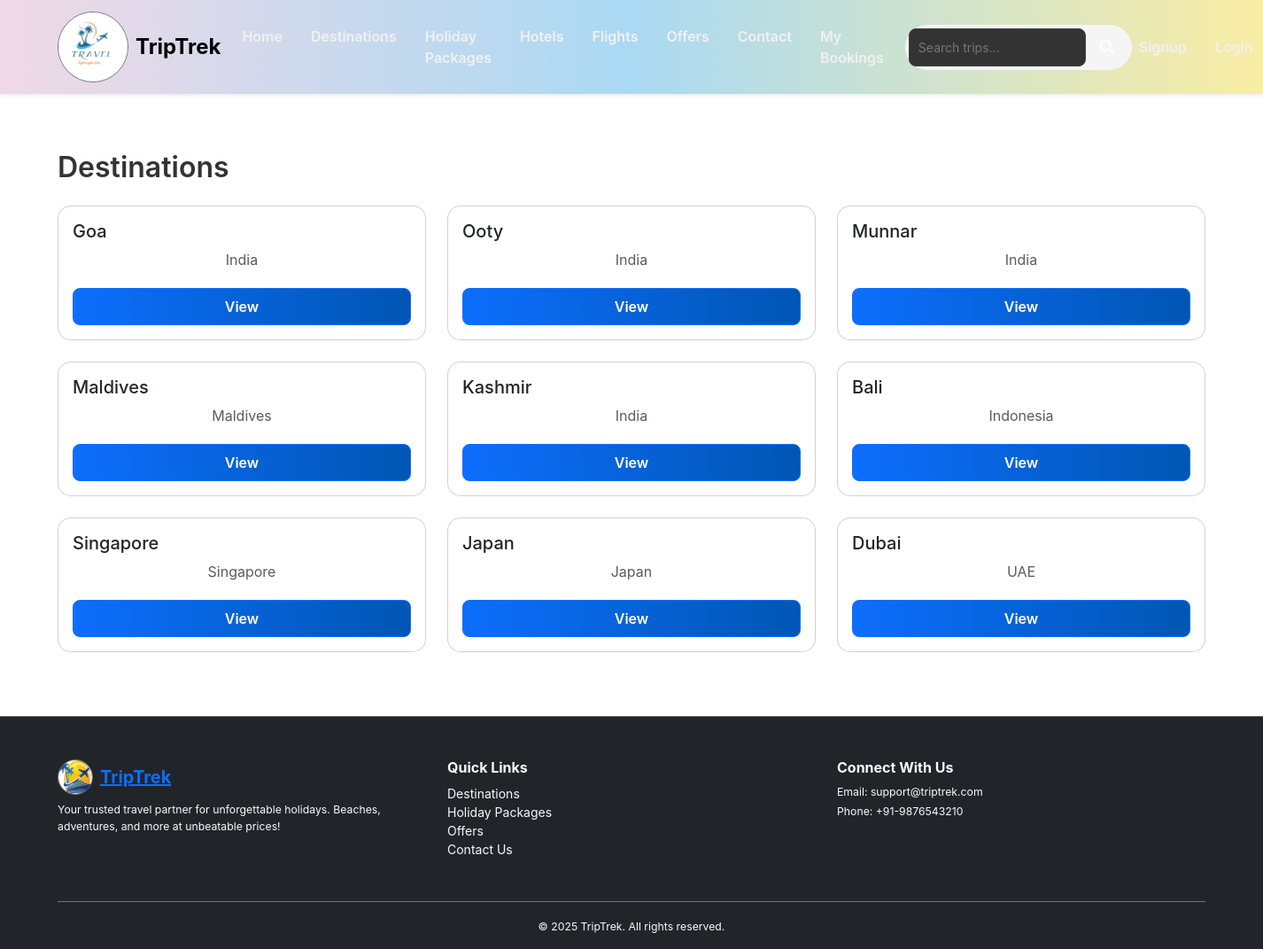
/destinations/, run on the app's committed database.
### booking/models.py (models this page shows, shortened)
class Destination(models.Model):
    name = models.CharField(max_length=200)
    slug = models.SlugField(unique=True)
    country = models.CharField(max_length=100, blank=True)
    description = models.TextField(blank=True)
    cover_image = models.ImageField(upload_to="destinations/", blank=True, null=True)
    created_at = models.DateTimeField(auto_now_add=True)

### booking/views.py (the view)
# urls.py: path("destinations/", views.destination_list, name="destination_list"),
def destination_list(request):
    destinations = Destination.objects.all()
    return render(request, "booking/destination_list.html", {"destinations": destinations})

### booking/templates/booking/destination_list.html (shortened to what this page needs)
{% extends "booking/base.html" %}
{% block content %}
<h2 class="mb-4">Destinations</h2>
<div class="row">
  {% for d in destinations %}
    <div class="col-md-4 mb-4">
      <div class="card">
        <div class="card-body">
          <h5>{{ d.name }}</h5>
          <p class="text-muted">{{ d.country }}</p>
          <a href="{% url 'destination_detail' d.slug %}" class="btn btn-primary w-100">View</a>
        </div>
      </div>
    </div>
  {% endfor %}
</div>
{% endblock %}

### booking/static/css/style.css (style rules this page uses)
body { font-family: 'Inter', Arial, sans-serif; color: #333; }
h1, h2, h3, h4 { font-weight: 600; }
.card { border-radius: 15px; overflow: hidden; transition: transform 0.3s ease, box-shadow 0.3s ease; cursor: pointer; }
.card-body { padding: 1rem; }
.btn-primary { background: linear-gradient(90deg, #0d6efd, #0056b3); color: #fff; border-radius: 8px; font-weight: 600; padding: 8px 18px; transition: all 0.3s ease; }
p.text-muted { color: #fff; margin-bottom: 20px; text-align: center; }

### data on the page
Destination: name "Goa", country "India"
Destination: name "Ooty", country "India"
Destination: name "Munnar", country "India"
Destination: name "Maldives", country "Maldives"
Destination: name "Kashmir", country "India"
Destination: name "Bali", country "Indonesia"
Destination: name "Singapore", country "Singapore"
Destination: name "Japan", country "Japan"
Destination: name "Dubai", country "UAE"
